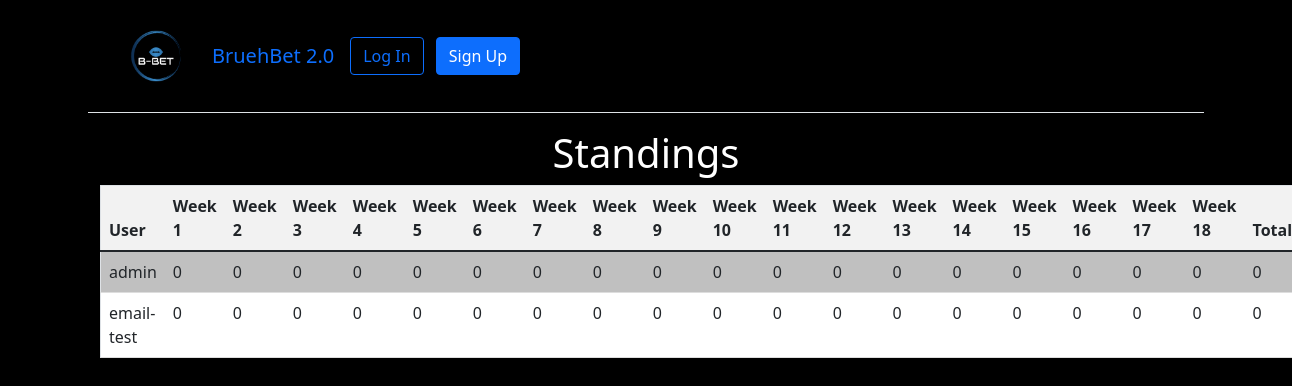
The page /users/standings/ on the database as committed earlier.
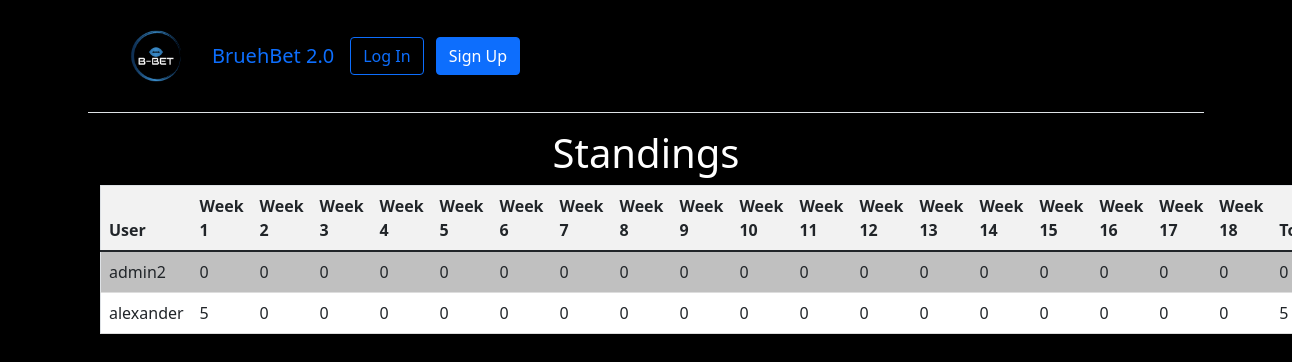
The same page on the database as committed later.
### users/models.py (models this page shows, shortened)
class CustomUser(AbstractUser):
    favorite_team = models.ForeignKey(Team, on_delete=models.SET_NULL, null=True, blank=True)
    models.SlugField(null=True, blank=True, unique=True)
    bio = models.TextField(blank=True, null=True)
    profile_picture = models.ImageField(upload_to='profiles_pictures/', blank=True, null=True)

### users/views.py (the view)
# urls.py: path('standings/', StandingsView.as_view(), name='standings'),
class StandingsView(ListView):
    model = Bet
    template_name = 'standings.html'
    context_object_name = 'users'
    def get_queryset(self):
        return CustomUser.objects.all()
    def get_context_data(self, **kwargs):
        weeks = range(1, 19)
        context = super().get_context_data(**kwargs)
        context['weeks'] = weeks
        users = CustomUser.objects.all()
        context['users'] = users
        standings = {}
        grandTotal = {}
        for user in users:
            points = {}
            for week in weeks:
                weeklyPoints = 0
                weeklyBets = Bet.objects.filter(match__week_number=week, user=user)
                for bet in weeklyBets:
                    weeklyPoints += bet.points
                points[week] = weeklyPoints
            standings[user] = points
            grandTotal = {user.username: sum(points.values()) for user, points in standings.items()}
        context['standings'] = standings
        context['grandTotal'] = grandTotal
        return context

### templatetags/index.py (called while the page is built)
@register.filter
def index(indexable, i):
    return indexable[i]

### templates/standings.html (shortened to what this page needs)
{% extends 'base.html' %}
{% load index %}
{% load static %}
{% block content %}
<div class="container">
    <h1 class="text-center">Standings</h1>
    <div class="d-none d-md-table table-responsive">
        <table class="table table-striped">
            <thead>
                <tr>
                    <th>User</th>
                    {% for week in weeks %}
                        <th>Week {{ week }}</th>
                    {% endfor %}
                    <th>Total</th>
                </tr>
            </thead>
            <tbody>
                {% for user, points in standings.items %}
                    <tr>
                        <td>{{ user.username }}</td>
                        {% for week, week_points in points.items %}
                            <td>{{ week_points }}</td>
                        {% endfor %}
                        <td>{{ grandTotal|index:user.username }}</td>
                    </tr>
                {% endfor %}
            </tbody>
        </table>
    </div>
</div>
{% endblock content %}

### templates/base.html (shortened to what this page needs)
{% load static %}
<!DOCTYPE html>
<html>
<head>
  <link rel="stylesheet" type="text/css" href="{% static 'css/styles.css' %}">
  <link href="https://cdn.jsdelivr.net/npm/bootstrap@5.1.3/dist/css/bootstrap.min.css" rel="stylesheet"
>
    <link rel="stylesheet" href="https://cdnjs.cloudflare.com/ajax/libs/OwlCarousel2/2.3.4/assets/owl.carousel.min.css">
<link rel="stylesheet" href="https://cdnjs.cloudflare.com/ajax/libs/OwlCarousel2/2.3.4/assets/owl.theme.default.min.css">
</head>
<body>
  <div class="container">
    <header class="p-3 mb-3 border-bottom">
      <div class="container">
        <div class="d-flex flex-wrap align-items-center justify-content-center
          justify-content-lg-start">
          <img src="{% static 'logo/png/logo-color.png' %}" alt="BruehBet Logo" class="me-3 logo">
          <a class="navbar-brand" href="{% url 'home' %}">BruehBet 2.0</a>
          <ul class="nav col-12 col-lg-auto me-lg-auto mb-2 justify-content-center
            mb-md-0">
            {% if user.is_authenticated %}
          </ul>
          <div class="dropdown text-end">
            <a href="#" class="d-block link-dark text-decoration-none dropdown-toggle" id="dropdownUser1"
              data-bs-toggle="dropdown" aria-expanded="false">
              {% if user.profile_picture %}
                <img src="{{ user.profile_picture.url }}" width="30" height="30" class="rounded-circle me-2">
              {% else %}
                <img src="{{ user.favorite_team.logo.url }}" width="30" height="30" class="rounded-circle me-2">
              {% endif %}
              {{ user.username }}
            </a>
            <ul class="dropdown-menu text-small" aria-labelledby="dropdownUser">
              <li><a class="dropdown-item" href="{% url 'profile' user.username %}">Profile</a></li>
              <li><a class="dropdown-item" href="{% url 'schedule' %}">Schedule</a></li>
              <li><a class="dropdown-item" href="{% url 'predictions' %}">Predictions</a></li>
              <li><a class="dropdown-item" href="{% url 'fellow_bets' week_number=1 %}">Others Bets</a></li>
              <li><a class="dropdown-item" href="{% url 'standings' %}">Standings</a></li>
              {% if request.user.is_staff %}
              <a href="{% url 'enter_results' week_number=1 %}">Enter Results</a>
              {% endif %}
              <li><a class="dropdown-item" href="{% url 'password_change' %}">Change password</a></li>
              <li><a class="dropdown-item" href="{% url 'logout' %}">Log Out</a></li>
            </ul>
          </div>
          {% else %}
          <div class="text-end">
            <a href="{% url 'login' %}" class="btn btn-outline-primary me-2">Log
              In</a>
            <a href="{% url 'signup' %}" class="btn btn-primary">Sign Up</a>
          </div>
          {% endif %}
        </div>
      </div>
    </header>
    <main>
      {% block content %}
      {% endblock content %}
    </main>
  </div>
</body>
</html>

### static/css/styles.css (style rules this page uses)
html { scroll-behavior: smooth; }
a { color: rgb(137,147,158) }
body { background-image: url("../../media/background.jpg"); background-repeat: no-repeat; background-size: cover; background-attachment: fixed; height: 100vh; }
table { width: 80%; border: 1px solid #ddd; }
h1, label, p, li { color: white; }
th { background-color: #f2f2f2; text-align: left; padding: 8px; border: 1px solid #ddd; background-color: white; }
thead { background-color: #f2f2f2; }
td { padding: 8px; border-bottom: 1px solid #ddd; }
tr:nth-child(odd) td { padding: 8px; background-color: #cacaca; border-bottom: 1px solid #ddd; }
tr:nth-child(even) td { padding: 8px; background-color: #fff; border-bottom: 1px solid #ddd; }
.logo { width: 50px; height: auto; }
@media (min-width: 576px) { .logo { width: 60px; } }
@media (min-width: 768px) { .logo { width: 70px; } }
@media (min-width: 992px) { .logo { width: 80px; } }

Rows that differ between the two databases and show on the page:
removed CustomUser: username "admin", points "0" "0" "0" "0" "0" "0" "0" "0" "0" "0" "0" "0" "0" "0" "0" "0" "0" "0", username "0"
removed CustomUser: username "email-test", points "0" "0" "0" "0" "0" "0" "0" "0" "0" "0" "0" "0" "0" "0" "0" "0" "0" "0", username "0"
added CustomUser: username "admin2", points "0" "0" "0" "0" "0" "0" "0" "0" "0" "0" "0" "0" "0" "0" "0" "0" "0" "0", username "0"
added CustomUser: username "alexander", points "5" "0" "0" "0" "0" "0" "0" "0" "0" "0" "0" "0" "0" "0" "0" "0" "0" "0", username "5"
